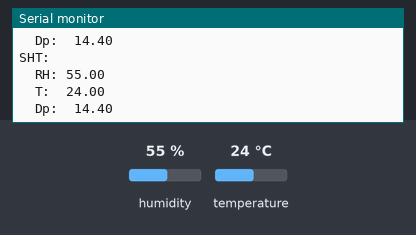
Recording of a sketch running on a simulated Arduino Uno, built with avr-gcc and run on an emulated ATmega328P. On the bench: the last lines printed to the serial monitor. Inputs (shaded band) come from the test bench; at power-on: humidity 55 %, temperature 24 °C.

Above: at 2.2 s.
2.3 s: humidity set to 22 %
At 3.6 s:
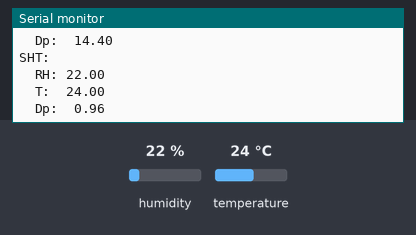
3.8 s: temperature set to 12 °C
At 4.7 s:
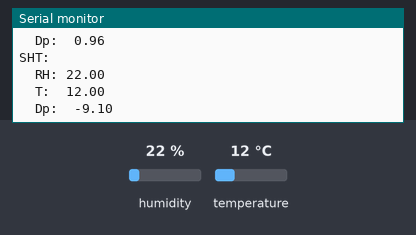
5.3 s: humidity set to 40 %
At 7.0 s:
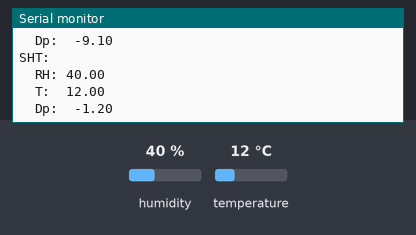
Timing chart, 0 to 8.5 s (numbered marks = the images above; inputs shaded):
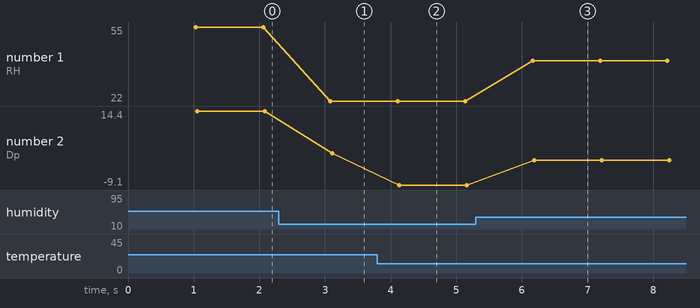

Measured:
- after the input at 2.3 s, the serial monitor: prints a new line after 0.78 s (image 1)
- after the input at 3.8 s, the serial monitor: prints a new line after 0.32 s (image 2)
- after the input at 5.3 s, the serial monitor: prints a new line after 0.86 s (image 3)
- plotted number 1: 55 → 22 after the input at 2.3 s, 22 → 40 after the input at 5.3 s
- plotted number 2: 14.4 → 0.96 after the input at 2.3 s, 0.96 → -9.1 after the input at 3.8 s, -9.1 → -1.2 after the input at 5.3 s

The sketch:

task-3.5.4.1-1.ino
```cpp
#include <Wire.h>

#include "SHTSensor.h"

SHTSensor sht;
// To use a specific sensor instead of probing the bus use this command:
// SHTSensor sht(SHTSensor::SHT3X);

void setup() {
  // put your setup code here, to run once:

  Wire.begin();
  Serial.begin(9600);
  delay(1000); // let serial console settle

  if (sht.init()) {
      Serial.print("init(): success\n");
  } else {
      Serial.print("init(): failed\n");
  }
  sht.setAccuracy(SHTSensor::SHT_ACCURACY_MEDIUM); // only supported by SHT3x

}

void loop() {
  // put your main code here, to run repeatedly:

  if (sht.readSample()) {

      float T = sht.getTemperature();
      float RH = sht.getHumidity();
      float H = (log10(RH)-2)/0.4343 + (17.62*T)/(243.12+T);
      float Dp = 243.12*H/(17.62-H); // this is the dew point in Celsius

      Serial.print("SHT:\n");
      Serial.print("  RH: ");
      Serial.print(RH, 2);
      Serial.print("\n");
      Serial.print("  T:  ");
      Serial.print(T, 2);
      Serial.print("\n");
      Serial.print("  Dp:  ");
      Serial.print(Dp, 2);
      Serial.print("\n");
  } else {
      Serial.print("Error in readSample()\n");
  }

  delay(1000);
}
```
